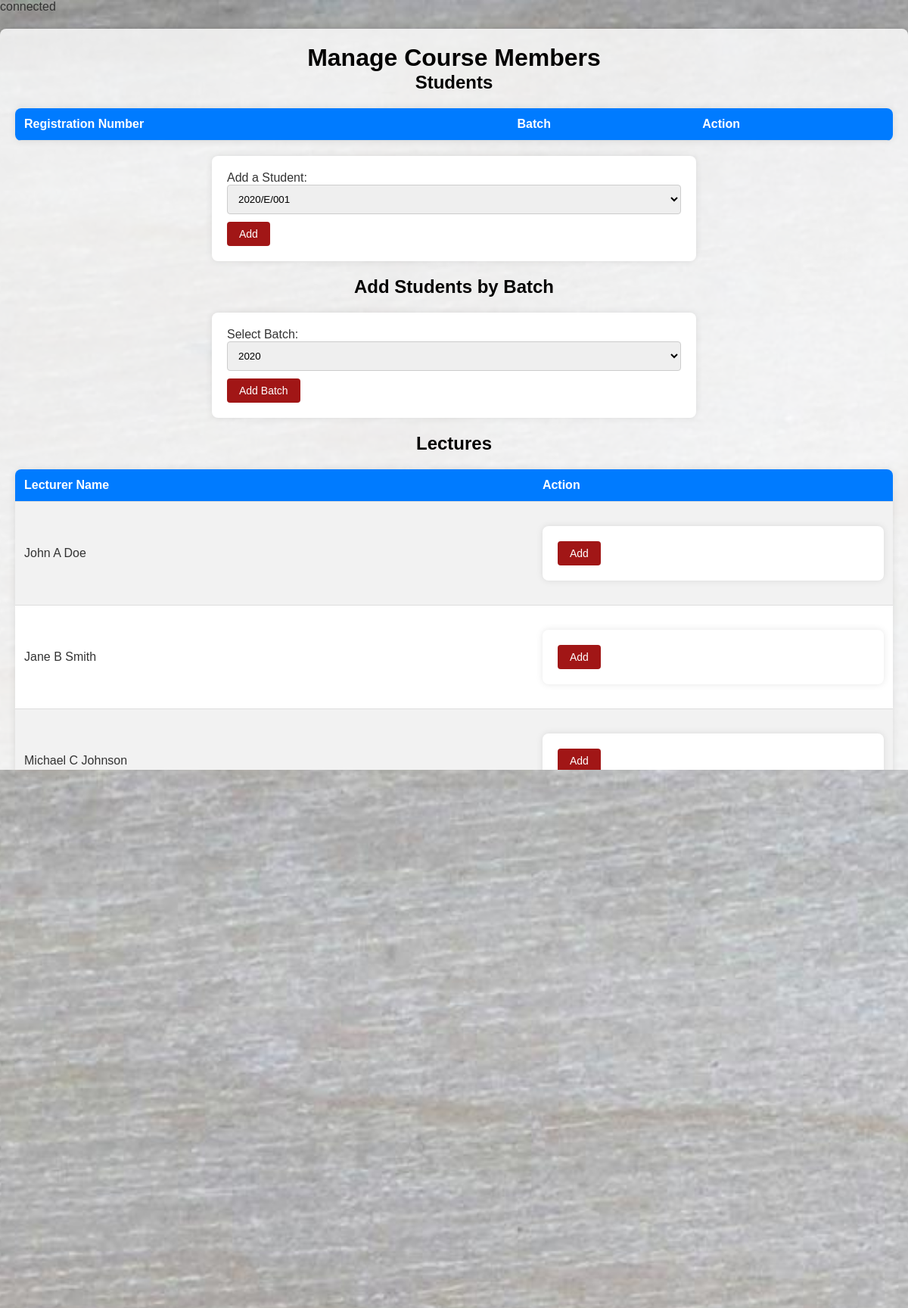
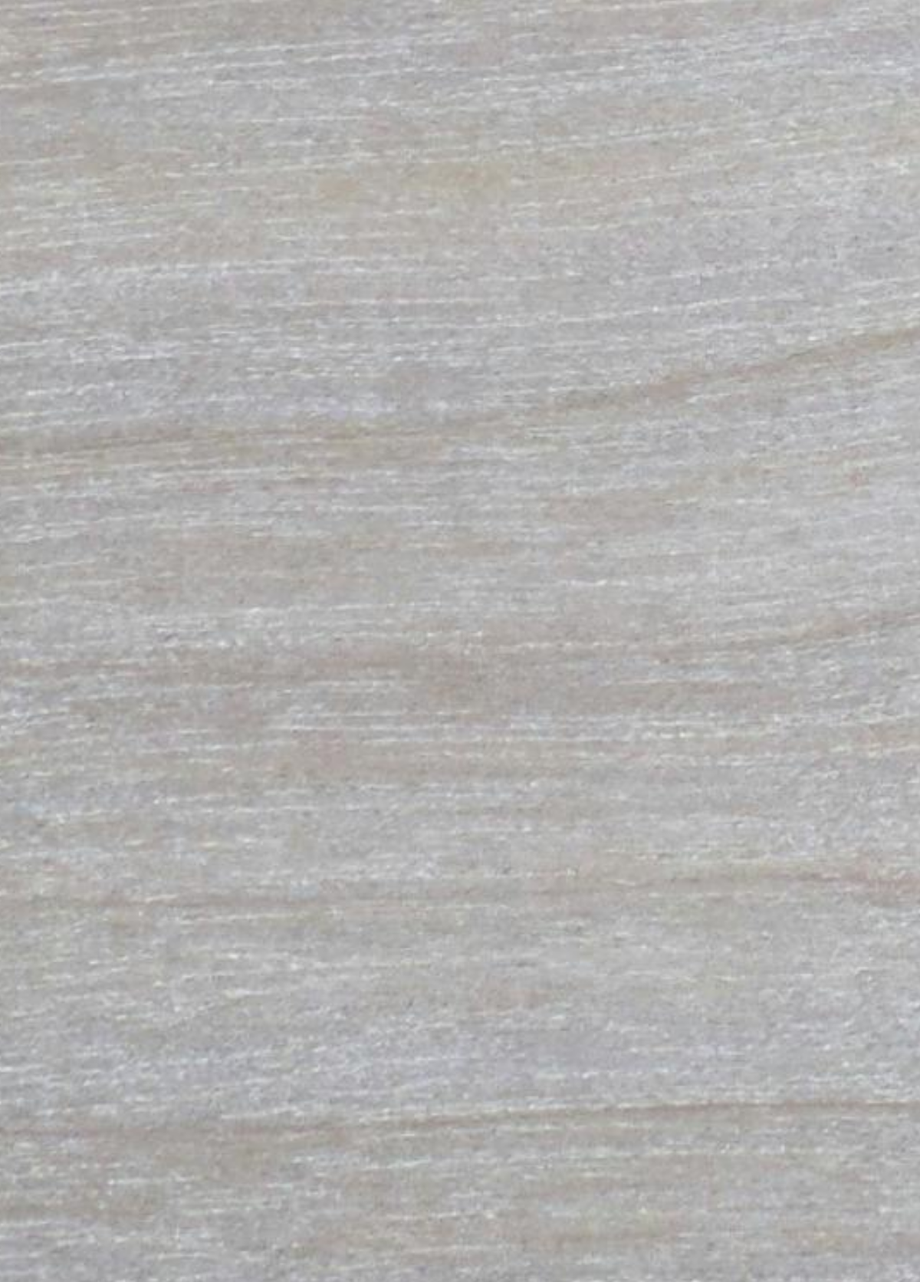
The app's page /inc/MA/course_allocation_edit.php (upper part) with its own data (2 pictures, top to bottom).
### tables this page shows
CREATE TABLE `user` (
  `user_id` int(5) NOT NULL,
  `first_name` varchar(20) NOT NULL,
  `middle_name` varchar(20) NOT NULL,
  `last_name` varchar(20) NOT NULL,
  `email` varchar(30) NOT NULL,
  `password` varchar(20) NOT NULL,
  `role` enum('student','lecture','management assistant') NOT NULL,
  `status` enum('active','pending','deactivated') NOT NULL
);

### inc/MA/course_allocation_edit.php (the view, shortened to what this page needs)
<?php require_once('../connection.php');
echo "$user_id";?>
<!DOCTYPE html>
<html>
<head>
</head>
<body>
    <div class="container">
<?php
    $course_id = $_POST['course_id'];
    $all_students_query = "SELECT student_id, reg_no FROM student";
    $all_students_result = mysqli_query($connection, $all_students_query);
    $distinct_batch_query = "SELECT DISTINCT batch_no FROM student";
    $distinct_batch_result = mysqli_query($connection, $distinct_batch_query);
    $available_lecturers_query = "SELECT U.user_id, U.first_name, U.middle_name, U.last_name FROM lecture L,user U WHERE L.lecture_id=U.user_id AND user_id NOT IN (SELECT lecture_id FROM teach WHERE course_id='$course_id')";
    $available_lecturers_result = mysqli_query($connection, $available_lecturers_query);
?>
    <h1>Manage Course Members</h1>
    <h2>Students</h2>
    <table>
        <tr>
            <th>Registration Number</th>
            <th>Batch</th>
            <th>Action</th>
        </tr>
    </table>
    <form action="course_allocation_edit.php?&user_id=<?php echo $user_id;?>" method="post">
        <label for="student_id">Add a Student:</label>
        <select name="student_id" id="student_id">
            <?php
                while ($student_row = mysqli_fetch_assoc($all_students_result)) {
                    $student_id = $student_row['student_id'];
                    if (!mysqli_num_rows(mysqli_query($connection, "SELECT * FROM enroll WHERE course_id='$course_id' AND student_id='$student_id'"))) {
                        echo "<option value='{$student_row['student_id']}'>{$student_row['reg_no']}</option>";
                    }
                }
            ?>
        </select>
        <input type="submit" name="submit1" value="Add">
    </form>
    <h2>Add Students by Batch</h2>
    <form action="course_allocation_edit.php?&user_id=<?php echo $user_id;?>" method="post">
        <label for="batch_id">Select Batch:</label>
        <select name="batch_id" id="batch_id">
            <?php
                while ($batch_row = mysqli_fetch_assoc($distinct_batch_result)) {
                    $batch_no = $batch_row['batch_no'];
                    echo "<option value='{$batch_no}'>{$batch_no}</option>";
                }
            ?>
        </select>
        <input type="submit" name="submit_batch" value="Add Batch">
    </form>
    <h2>Lectures</h2>
    <table>
        <tr>
            <th>Lecturer Name</th>
            <th>Action</th>
        </tr>
        <?php
            while ($lecture_row = mysqli_fetch_assoc($available_lecturers_result)) {
                $lecturer_name = $lecture_row['first_name'] . " " . $lecture_row['middle_name'] . " " . $lecture_row['last_name'];
                echo "<tr>";
                echo "<td>{$lecturer_name}</td>";
                echo "<td>";
                echo "<form action='course_allocation_edit.php' method='post'>";
                echo "<input type='submit' name='submit2' value='Add'></form>";
                echo "</td>";
                echo "</tr>";
            }
        ?>
    </table>
    </div>
</body>
</html>

### inc/MA/course_allocation_edit.php (style rules this page uses)
body { font-family: Arial, sans-serif; background-image: url('image1.jpg'); background-size: cover; background-position: center; background-attachment: fixed; margin: 0; padding: 0; color: #333; }
h1, h2 { text-align: center; color: #030202; margin: 0; }
.container { max-width: 1200px; margin: 20px auto; padding: 20px; background-color: rgba(255, 255, 255, 0.8); border-radius: 8px; box-shadow: 0 0 10px rgba(0, 0, 0, 0.2); }
form { max-width: 600px; margin: 20px auto; padding: 20px; background-color: #fff; border-radius: 8px; box-shadow: 0 0 10px rgba(0, 0, 0, 0.1); }
select, input[type="text"] { width: 100%; padding: 10px; border: 1px solid #ccc; border-radius: 4px; margin-bottom: 10px; box-sizing: border-box; }
input[type="submit"] { padding: 8px 16px; border: none; border-radius: 4px; background-color: #a11616; color: #fff; cursor: pointer; font-size: 14px; }
table { width: 100%; border-collapse: collapse; margin-top: 20px; background-color: #fff; border-radius: 8px; overflow: hidden; box-shadow: 0 0 10px rgba(0, 0, 0, 0.1); }
th, td { padding: 12px; text-align: left; border-bottom: 1px solid #ddd; }
th { background-color: #007bff; color: #fff; }
tr:nth-child(even) { background-color: #f2f2f2; }

### records on screen
user: lecturer_name "John A Doe"
user: lecturer_name "Jane B Smith"
user: lecturer_name "Michael C Johnson"
user: lecturer_name "Emily D Brown"
user: lecturer_name "William E Wilson"
user: lecturer_name "Sophia F Martinez"
user: lecturer_name "James G Taylor"
user: lecturer_name "Olivia H Anderson"
user: lecturer_name "Benjamin I Thomas"
user: lecturer_name "Isabella J Hernandez"
user: lecturer_name "Elijah K Moore"
user: lecturer_name "Amelia L Walker"
user: lecturer_name "Lucas M White"
user: lecturer_name "Mia N King"
user: lecturer_name "Alexander O Scott"
user: lecturer_name "Charlotte P Green"
user: lecturer_name "Daniel Q Adams"
user: lecturer_name "Ava R Campbell"
user: lecturer_name "Matthew S Nelson"
user: lecturer_name "Scarlett T Parker"

### other values on screen
form field student_id "2020/E/001"
form field batch_id "2020"
